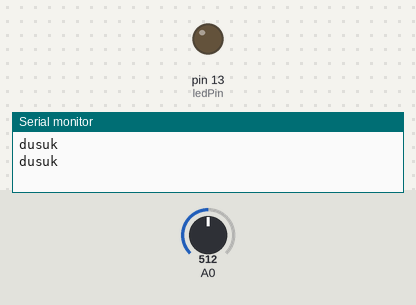
Simulated run of this sketch. Board: Arduino Uno, built with avr-gcc and run on an emulated ATmega328P. On the bench: output pins drawn as LEDs (lit = HIGH), the last lines printed to the serial monitor. Inputs (shaded band) come from the test bench; at power-on: A0 = 512.

Above: at 1.8 s.
1.9 s: A0 set to 1005
3.4 s: A0 set to 1023
At 4.6 s:
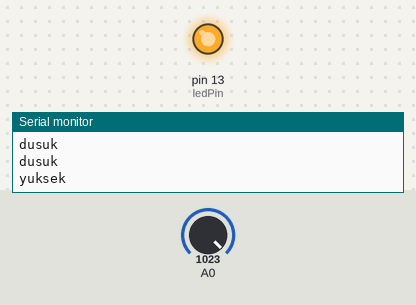
5.5 s: A0 set to 900
At 7.4 s:
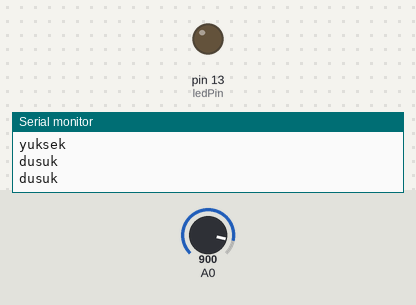
Timing chart, 0 to 8.9 s (numbered marks = the images above; inputs shaded):
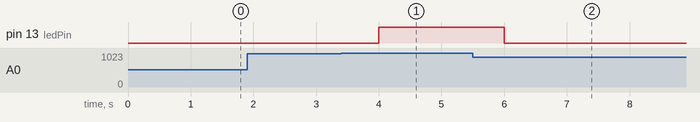

The sketch:

Potansiyometre.ino
```cpp
const int ledPin = 13;

void setup() {
  // put your setup code here, to run once:
  Serial.begin(9600); //Seri haberleşme
   pinMode(ledPin, OUTPUT);

}

void loop() {
  // put your main code here, to run repeatedly:

  int okunandeger = analogRead(A0);
  //map fonksiyonu okuduğumuz değeri 0-1023 aralığını 2 //ye böler 0-511 ise menzile 0 değerini verir. 512-1023 //ise menzile 1 değerini verir.
  int menzil = map(okunandeger, 0, 1023, 0, 1);
  switch (menzil) {
    case 0: //Pot döndürülmesi 0-49% arasında ise
    //  digitalWrite(ledPin, LOW);
      digitalWrite(ledPin, LOW);
      Serial.println("dusuk"); //Seri port ekranına yazdır
      break; // döngüden çıkış
    case 1: // Pot döndürülmesi 50-100% arasında ise
      Serial.println("yuksek");
      digitalWrite(ledPin, HIGH);
      break;
  } // döngüden çıkış
  delay(1000); // stabil çalışması için 1 milisaniye bekleme

}
```

Measured:
- the behaviour switches between 1022 and 1023 on A0 (found by bisection; images 0 and 1)
- after the input at 3.4 s, pin 13 (ledPin): LOW → HIGH after 0.60 s
- after the input at 5.5 s, pin 13 (ledPin): HIGH → LOW after 0.50 s
